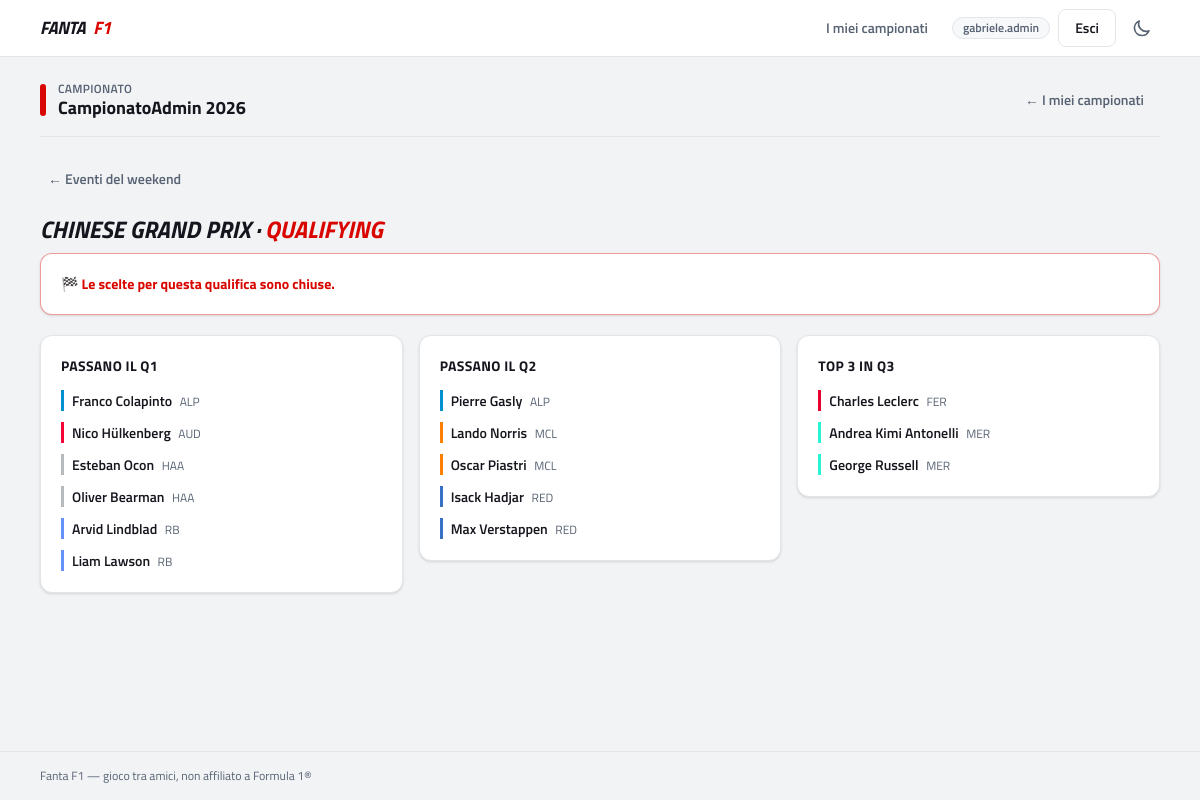
Page /dashboard/championships/2/weekend/50/qualifying/race/34/choice/ (signed in) on the committed database.
### fantaApp/models.py (models this page shows, shortened)
class CustomUser(AbstractUser):
    class UserType(models.TextChoices):
        USER = 'user', 'User'
        PREMIUM = 'premium', 'Premium'
        STAFF = 'staff', 'Staff'
        ADMIN = 'admin', 'Admin'
    user_type = models.CharField(
        max_length=10,
        choices=UserType.choices,
        default=UserType.USER
    )
    email = models.EmailField(unique=True, blank=False, null=False)
    birthday = models.DateField(null=True, blank=True)
    created_at = models.DateTimeField(auto_now_add=True)
    modified_at = models.DateTimeField(null=True, blank=True)
    deleted_at = models.DateTimeField(null=True, blank=True)
    active = models.BooleanField(default=True)
    objects = CustomUserManager()
    from django.db import models

class Championship(models.Model):
    name = models.CharField(max_length=100)
    year = models.IntegerField()
    active = models.BooleanField(default=True)
    is_private = models.BooleanField(default=True)
    created_at = models.DateTimeField(auto_now_add=True)
    class Meta:
        unique_together = [('name', 'year')]

class Weekend(models.Model):
    WEEKEND_TYPES = [
        ('regular', 'Regular Weekend'),
        ('sprint', 'Sprint Weekend')
    ]
    circuit = models.ForeignKey(Circuit, on_delete=models.CASCADE)
    event_name = models.CharField(max_length=100)
    round_number = models.PositiveSmallIntegerField(null=False)
    season = models.PositiveSmallIntegerField(null=False)
    weekend_type = models.CharField(max_length=20, choices = WEEKEND_TYPES, default='regular')
    fp1_start = models.DateTimeField(null=True, blank=True)
    fp2_start = models.DateTimeField(null=True, blank=True)
    fp3_start = models.DateTimeField(null=True, blank=True)
    sprint_start = models.DateTimeField(null=True, blank=True)
    sprint_qualifying_start = models.DateTimeField(null=True, blank=True)
    qualifying_start = models.DateTimeField(null=True, blank=True)
    race_start = models.DateTimeField(null=True, blank=True)
    created_at = models.DateTimeField(auto_now_add=True)
    modified_at = models.DateTimeField(auto_now=True)
    deleted_at = models.DateTimeField(null=True, blank=True)
    class Meta:
        ordering = ['season', 'round_number']
        unique_together = ('season', 'round_number')

class AbstractPlayerChoice(models.Model):
    player = models.ForeignKey(ChampionshipPlayer, on_delete=models.CASCADE)
    driver = models.ForeignKey(Driver, on_delete=models.PROTECT)
    created_at = models.DateTimeField(auto_now_add=True)
    class Meta:
        abstract = True
        indexes = [models.Index(fields=["player", "driver"])]

class PlayerQualifyingMultiChoice(AbstractPlayerChoice):
    qualifying = models.ForeignKey(Qualifying, on_delete=models.CASCADE)
    SELECTION_SLOTS = [
        ('q1_pass',  'Pass Q1'),
        ('q2_pass',  'Pass Q2'),
        ('q3_top3',  'Q3 - Top-3'),
    ]
    selection_slot = models.CharField(max_length=8, choices=SELECTION_SLOTS)
    class Meta(AbstractPlayerChoice.Meta):
        unique_together = [("player", "qualifying", "driver")]

class Driver(models.Model):
    first_name = models.CharField(max_length=50)
    last_name = models.CharField(max_length=50)
    number = models.PositiveSmallIntegerField(null=True, blank=True)
    short_name = models.CharField(max_length=3)
    team = models.ForeignKey('Team', on_delete=models.CASCADE)
    season = models.PositiveSmallIntegerField()
    api_id = models.CharField(max_length=50,unique= True)
    created_at = models.DateTimeField(auto_now_add=True)
    modified_at = models.DateTimeField(auto_now=True)
    deleted_at = models.DateTimeField(null=True, blank=True)
    active = models.BooleanField(default=True)
    is_valid = models.BooleanField(default=True)
    class Meta:
        ordering = ['team__name', 'first_name'] #serve a far tornare sempre i piloti in ordine alfabetico, raggruppati per squadra
        unique_together = ('number', 'season')

class Team(models.Model):
    name = models.CharField(max_length=50)
    short_name = models.CharField(max_length=3)
    api_id = models.CharField(max_length=50,unique= True)
    nationality = models.CharField(max_length=50)
    created_at = models.DateTimeField(auto_now_add=True)
    modified_at = models.DateTimeField(auto_now=True)
    deleted_at = models.DateTimeField(null=True, blank=True)
    active = models.BooleanField(default=True)
    class Meta:
        ordering = ['name'] #serve a far tornare sempre i piloti in ordine alfabetico

### fantaApp/views/weekend.py (the view)
@login_required
def race_qualifying_choice(request, championship_id, weekend_id, event_id):
    champ, weekend, player = _base_context(request, championship_id, weekend_id)
    if weekend.weekend_type == 'regular':
        return regular_weekend_race_qualifying_choice(request, player, champ, weekend, event_id)
    elif weekend.weekend_type == 'sprint':
        return sprint_weekend_race_qualifying_choice(request, player, champ, weekend, event_id)

### fantaApp/services/helper.py (called while the page is built)
def event_start(event):
    if isinstance(event, Qualifying):
        return getattr(
            event.weekend,
            "sprint_qualifying_start" if event.type == "sprint" else "qualifying_start",
            None,
        )
    else:  # Race
        return getattr(
            event.weekend,
            "sprint_start" if event.type == "sprint" else "race_start",
            None,
        )

def _event_has_started(event) -> bool:
    start = event_start(event)
    if not start:
        return False
    if timezone.is_naive(start):
        start = timezone.make_aware(start, timezone.utc)
    return timezone.now() >= start

### fantaApp/templatetags/dict_extras.py (called while the page is built)
@register.filter
def get_item(dictionary, key):
    try:
        return dictionary[key]
    except (KeyError, TypeError, IndexError):
        return None

### fantaApp/views/weekend.py (called while the page is built)
def _base_context(request, championship_id: int, weekend_id: int):
    championship = get_object_or_404(Championship, pk=championship_id)
    weekend      = get_object_or_404(Weekend, pk=weekend_id)
    player       = request.user.championshipplayer_set.get(championship=championship)
    return championship, weekend, player

### fantaApp/templates/fantaApp/regular_race_qualifying_multi_choice.html (shortened to what this page needs)
{% extends 'fantaApp/championship_flow_base.html' %}
{% load static %}
{% load dict_extras %}
{% block championship_content %}
<a href="{% url 'weekend_details' championship.id weekend.id %}" class="btn-ghost mb-4 -ml-2 text-sm">← Eventi del weekend</a>
<h2 class="mb-2 text-2xl font-black uppercase italic">{{ weekend.event_name }} · <span class="text-accent">Qualifying</span></h2>
{% if event_started %}
  <div class="card-pad mb-5 border-accent/40">
    <p class="text-sm font-bold text-accent">🏁 Le scelte per questa qualifica sono chiuse.</p>
  </div>
{% endif %}
<div class="grid items-start gap-4 md:grid-cols-3">
  {% for code, label in slots %}
    <div class="card-pad">
      <h3 class="mb-3 text-sm font-bold uppercase tracking-wide">{{ label }}</h3>
      {% if event_started %}
        {% with choices=existing|get_item:code %}
          {% if choices %}
            <ul class="space-y-2">
              {% for choice in choices %}
                <li class="team-{{ choice.driver.team.short_name|slugify }}">
                  <span class="team-chip text-sm">{{ choice.driver.first_name }} {{ choice.driver.last_name }}</span>
                  <span class="ml-1 text-xs text-muted">{{ choice.driver.team.short_name }}</span>
                </li>
              {% endfor %}
            </ul>
          {% else %}
            <p class="text-sm text-muted">Nessun pronostico.</p>
          {% endif %}
        {% endwith %}
      {% endif %}
    </div>
  {% endfor %}
</div>
{% endblock %}

### fantaApp/templates/fantaApp/championship_flow_base.html
{% extends "fantaApp/base.html" %}
{% block content %}
<div class="mb-6 flex flex-wrap items-center justify-between gap-3 border-b border-line pb-4">
  <div class="flex items-center gap-3">
    <span class="h-8 w-1.5 rounded-full bg-accent"></span>
    <div>
      <p class="text-xs font-semibold uppercase tracking-wide text-muted">Campionato</p>
      <h1 class="text-lg font-bold leading-tight">
        {% block championship_banner_link %}
          <a href="{% url 'championship_dashboard' championship.id %}" class="hover:text-accent">
            {{ championship.name }} {{ championship.year }}
          </a>
        {% endblock %}
      </h1>
    </div>
  </div>
  <a href="{% url 'user_dashboard' %}" class="btn-ghost text-sm">← I miei campionati</a>
</div>
{% block championship_content %}{% endblock %}
{% endblock %}

### fantaApp/templates/fantaApp/base.html (shortened to what this page needs)
{% load static %}
<!doctype html>
<html lang="it">
  <head>
    <link rel="stylesheet" href="{% static 'fantaApp/css/main.css' %}" />
  </head>
  <body class="flex min-h-screen flex-col">
    <header class="sticky top-0 z-40 border-b border-line bg-surface/95 backdrop-blur">
      <nav class="mx-auto flex h-14 max-w-6xl items-center justify-between gap-4 px-4">
        <a href="{% url 'home' %}" class="flex items-center gap-2 text-lg font-black uppercase italic tracking-tight">
          Fanta<span class="text-accent">F1</span>
        </a>
        <div class="flex items-center gap-2">
          <div id="nav-menu" class="hidden absolute left-0 right-0 top-14 flex-col gap-1 border-b border-line bg-surface p-3 sm:static sm:flex sm:flex-row sm:items-center sm:gap-2 sm:border-0 sm:bg-transparent sm:p-0">
            {% if user.is_authenticated %}
              <a href="{% url 'user_dashboard' %}" class="btn-ghost">I miei campionati</a>
              <span class="badge-muted hidden sm:inline-flex" title="Utente connesso">{{ user.username }}</span>
              <form method="post" action="{% url 'logout' %}" class="contents">
                <button type="submit" class="btn-secondary">Esci</button>
              </form>
            {% else %}
              <a href="{% url 'login' %}" class="btn-ghost">Accedi</a>
              <a href="{% url 'register' %}" class="btn-primary">Registrati</a>
            {% endif %}
          </div>
          <button id="theme-toggle" type="button" class="btn-ghost !px-2" aria-label="Cambia tema chiaro/scuro">
            <svg class="h-5 w-5 dark:hidden" fill="none" viewBox="0 0 24 24" stroke="currentColor" stroke-width="2">
              <path stroke-linecap="round" stroke-linejoin="round" d="M20.354 15.354A9 9 0 018.646 3.646 9.003 9.003 0 0012 21a9.003 9.003 0 008.354-5.646z" />
            </svg>
          </button>
        </div>
      </nav>
    </header>
    <main class="mx-auto w-full max-w-6xl flex-1 px-4 py-6">
      {% block content %}{% endblock %}
    </main>
    <footer class="border-t border-line py-4">
      <p class="mx-auto max-w-6xl px-4 text-xs text-muted">
        Fanta F1 — gioco tra amici, non affiliato a Formula 1&reg;
      </p>
    </footer>
  </body>
</html>

### fantaApp/static/fantaApp/css/main.css (style rules this page uses)
:root { --bg-base:#f2f3f5;--bg-surface:#fff;--bg-surface-2:#f7f8fa;--text-ink:#15151e;--text-muted:#576273;--border-line:#e2e5ea;--accent:#d90600;--accent-strong:#b80500;--accent-soft:#fdecec;--ok:#15803d;--ok-soft:#e8f7ee;--warn:#b45309;--warn-soft:#fdf3e3 }
.team-fer { --team:#e8002d }
.team-mer { --team:#27f4d2 }
.team-red { --team:#3671c6 }
.team-mcl { --team:#ff8000 }
.team-alp { --team:#0090d0 }
.team-rb { --team:#6692ff }
.team-haa { --team:#b6babd }
.team-aud { --team:#f50537 }

### rows in the picture
CustomUser: username "gabriele.admin"
Championship: name "CampionatoAdmin", year "2026"
Weekend: event_name "CHINESE GRAND PRIX"
PlayerQualifyingMultiChoice: driver.first_name "Franco", driver.last_name "Colapinto", driver.team.short_name "ALP"
PlayerQualifyingMultiChoice: driver.first_name "Nico", driver.last_name "Hülkenberg", driver.team.short_name "AUD"
PlayerQualifyingMultiChoice: driver.first_name "Esteban", driver.last_name "Ocon", driver.team.short_name "HAA"
PlayerQualifyingMultiChoice: driver.first_name "Oliver", driver.last_name "Bearman", driver.team.short_name "HAA"
PlayerQualifyingMultiChoice: driver.first_name "Arvid", driver.last_name "Lindblad", driver.team.short_name "RB"
PlayerQualifyingMultiChoice: driver.first_name "Liam", driver.last_name "Lawson", driver.team.short_name "RB"
PlayerQualifyingMultiChoice: driver.first_name "Pierre", driver.last_name "Gasly", driver.team.short_name "ALP"
PlayerQualifyingMultiChoice: driver.first_name "Lando", driver.last_name "Norris", driver.team.short_name "MCL"
PlayerQualifyingMultiChoice: driver.first_name "Oscar", driver.last_name "Piastri", driver.team.short_name "MCL"
PlayerQualifyingMultiChoice: driver.first_name "Isack", driver.last_name "Hadjar", driver.team.short_name "RED"
PlayerQualifyingMultiChoice: driver.first_name "Max", driver.last_name "Verstappen", driver.team.short_name "RED"
PlayerQualifyingMultiChoice: driver.first_name "Charles", driver.last_name "Leclerc", driver.team.short_name "FER"
PlayerQualifyingMultiChoice: driver.first_name "Andrea Kimi", driver.last_name "Antonelli", driver.team.short_name "MER"
PlayerQualifyingMultiChoice: driver.first_name "George", driver.last_name "Russell", driver.team.short_name "MER"

### other values in the picture
{{ label }} "PASSANO IL Q1" "PASSANO IL Q2" "TOP 3 IN Q3"
